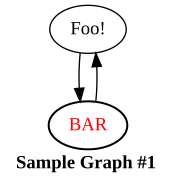

This figure's Python source:
import sys
from graphviz_managed import Graph
graph = Graph(label='<<b>Sample Graph #1</b>>')
node = graph.node
foo = node(label='Foo!')
bar = node(label='BAR', fontcolor='red', penwidth=1.5)
foo >> bar
bar >> foo
graph.render(sys.argv[1])
